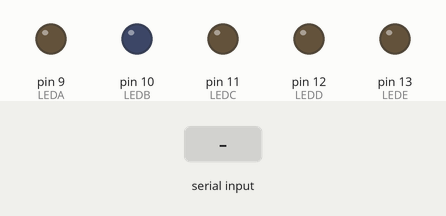
This sketch was run on a simulated Arduino Uno, built with avr-gcc and run on an emulated ATmega328P. Parts: output pins drawn as LEDs (lit = HIGH). The inputs (shaded band) are chosen by the test bench. What the sketch prints to the serial monitor is not drawn.

Above: at 1.2 s.
1.3 s: "a" received over Serial
At 1.8 s:
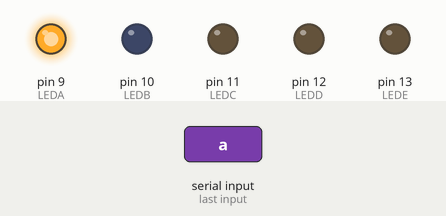
2.8 s: "b" received over Serial
At 4.0 s:
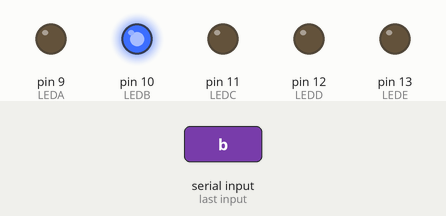
4.3 s: "c" received over Serial
At 5.3 s:
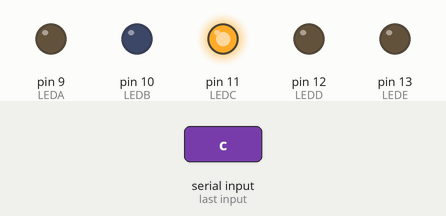
5.8 s: "d" received over Serial
At 6.5 s:
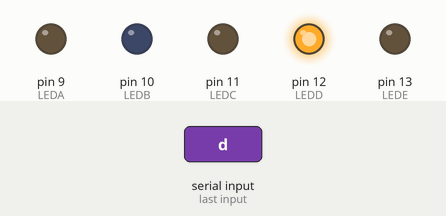
7.3 s: "e" received over Serial
At 7.6 s:
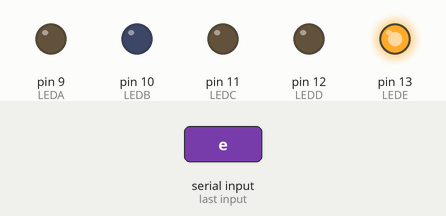
Timing chart, 0 to 9.8 s (numbered marks = the images above; inputs shaded):
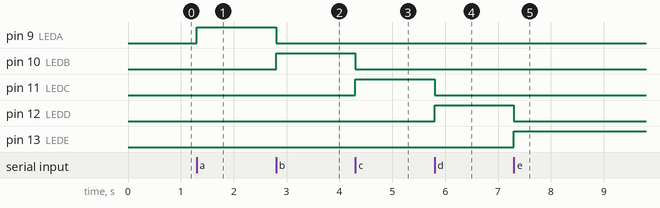

The sketch:

Ex6-Read_from_Serial_Monitor.ino
```cpp
// Defining pins
int LEDA=9;
int LEDB=10;
int LEDC=11;
int LEDD=12;
int LEDE=13;


void setup(){
Serial.begin(115200);
pinMode(LEDE,OUTPUT);
pinMode(LEDD,OUTPUT);
pinMode(LEDC,OUTPUT);
pinMode(LEDB,OUTPUT);
pinMode(LEDA,OUTPUT);

// Holds serial monitor open while running
while (!Serial);

Serial.println("Input a letter");

}

void loop() {

// Input character
if (Serial.available()){
  char state = Serial.read();

// If serial monitor inputs a then LEDA lights up.
if (state == 'a'){
digitalWrite(LEDA, HIGH);
digitalWrite(LEDB, LOW);
digitalWrite(LEDC, LOW);
digitalWrite(LEDD, LOW);
digitalWrite(LEDE, LOW);
}
// If serial monitor inputs b then LEDB lights up.
else if (state == 'b'){
digitalWrite(LEDA, LOW);
digitalWrite(LEDB, HIGH);
digitalWrite(LEDC, LOW);
digitalWrite(LEDD, LOW);
digitalWrite(LEDE, LOW);
}

// If serial monitor inputs c then LEDC lights up.
else if (state == 'c'){
digitalWrite(LEDA, LOW);
digitalWrite(LEDB, LOW);
digitalWrite(LEDC, HIGH);
digitalWrite(LEDD, LOW);
digitalWrite(LEDE, LOW);
}

// If serial monitor inputs d then LEDD lights up.
else if (state == 'd'){
digitalWrite(LEDA, LOW);
digitalWrite(LEDB, LOW);
digitalWrite(LEDC, LOW);
digitalWrite(LEDD, HIGH);
digitalWrite(LEDE, LOW);
}

// If serial monitor inputs e then LEDE lights up.
else if (state == 'e'){
digitalWrite(LEDA, LOW);
digitalWrite(LEDB, LOW);
digitalWrite(LEDC, LOW);
digitalWrite(LEDD, LOW);
digitalWrite(LEDE, HIGH);
}

// If other characters are pressed, all lights turn off
else {
digitalWrite(LEDA, LOW);
digitalWrite(LEDB, LOW);
digitalWrite(LEDC, LOW);
digitalWrite(LEDD, LOW);
digitalWrite(LEDE, LOW);
}

}

}
```

Measured:
- after the input at 1.3 s, pin 9 (LEDA): LOW → HIGH at once
- after the input at 2.8 s, pin 9 (LEDA): HIGH → LOW at once; pin 10 (LEDB): LOW → HIGH at once
- after the input at 4.3 s, pin 10 (LEDB): HIGH → LOW at once; pin 11 (LEDC): LOW → HIGH at once
- after the input at 5.8 s, pin 11 (LEDC): HIGH → LOW at once; pin 12 (LEDD): LOW → HIGH at once
- after the input at 7.3 s, pin 12 (LEDD): HIGH → LOW at once; pin 13 (LEDE): LOW → HIGH at once
